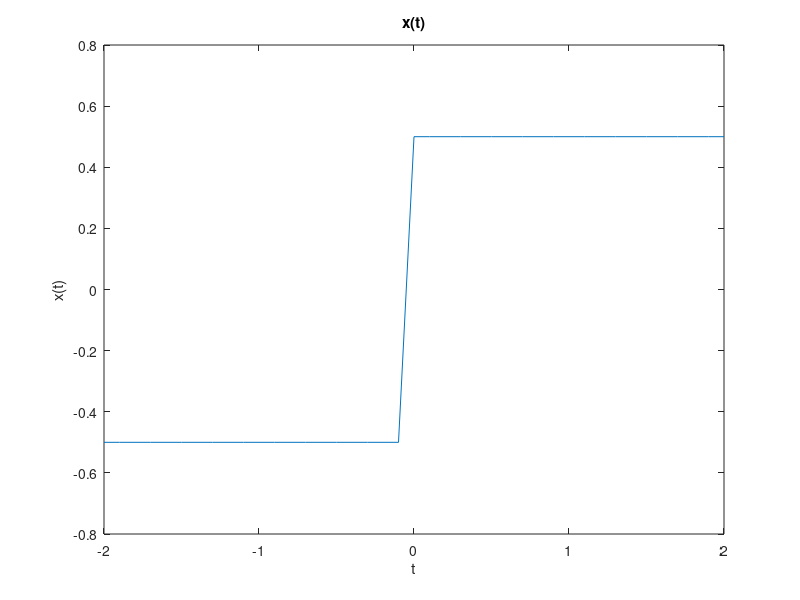

The MATLAB script that drew this image: (Note: this script raises an error after producing the figure.)
t = (-2: 0.1: 2);

% f1 = ones(size(t))/2;
% 
% f1(1:20) = -1/2;
% 
% plot(t,f1)
% title("x(t)")
% xlabel("t")

x = square(t)/2;

figure(1)
plot(t, x)
title("x(t)")
xlabel('t')
ylabel('x(t)')

n = t;

g5 = fEstimate(n, 5);

figure(2)
stem(n, g5)
title("g(t) when N = 5")
xlabel('t')
ylabel('g(t)')

mse5 = sqrt((x - g5).^2);
% Log the max mse out in console
max(mse5)

% figure(3)
% stem(n, mse)

% max(mse5)

% do the same with N=10 and N=50

g10 = fEstimate(n, 10);
figure(4)
stem(n, g10)
title("g(t) when N = 10")
xlabel('t')
ylabel('g(t)')
mse10 = sqrt((x - g10).^2);
max(mse10)

g50 = fEstimate(n, 50);
figure(5)
stem(n, g50)
title("g(t) when N = 50")
xlabel('t')
ylabel('g(t)')
mse50 = sqrt((x - g50).^2);
max(mse50)
